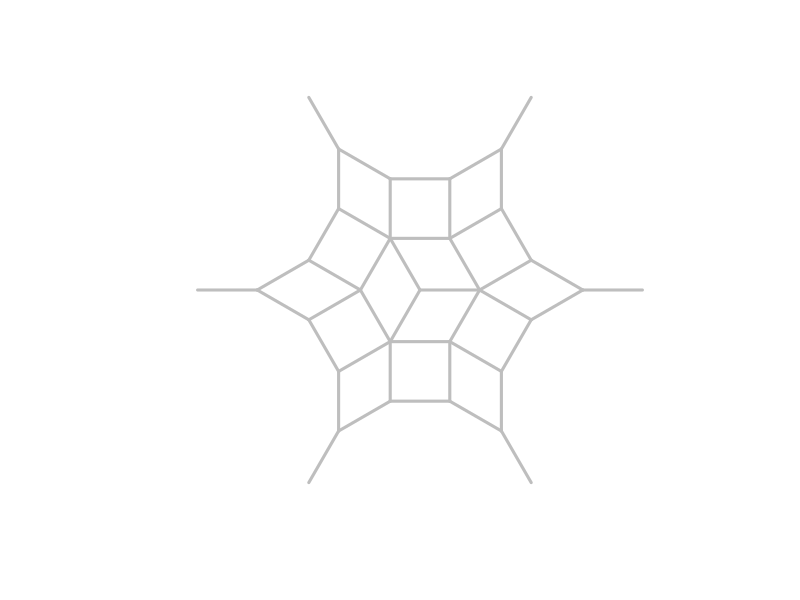

Reproduce this figure in R.
library(phangorn)
x <- allCircularSplits(6)
z <- as.networx(x)
plot(z, "equal angle", show.tip.label = FALSE, edge.color = "grey")
